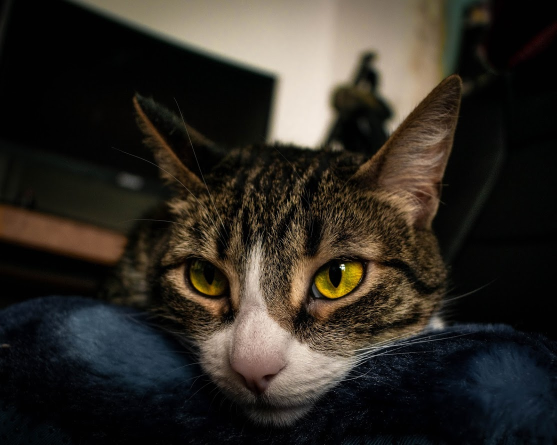
#> input picture images/coyoya.jpg, 1113 x 890 px (shown at 1/2 size)
$ jupyter execute --allow-errors hwk01.ipynb   (shell and % lines are left out)
#> lines starting #> are read from the running program, lines starting #| are printed output that depends on the picture; long printed decimals are rounded
# MAT281 - Tarea 1

## SVD y Gatitos

En este ejercicio utilizaremos la descomposición valor singular con tal de comprimir imágenes, si bien hay algoritmos mucho mejores para esto, será un ejercicio muy ilustrativo.

### Recuerdo

La descomposición SVD de una matriz $A$ de tamaño $m \times n$ posee la siguiente forma
$$
A = U \Sigma V^H
$$
donde $\Sigma$ es diagonal $m \times n$, mientras que $U$ y $V$ son matrices unitarias $m \times m$ and $n \times n$, respectivamente. Los elementos diagonales de $\Sigma$ son no-negativos y aquellos valores positivos son llamados **valores singulares** de $A$. Como convención los valores singulares se listan en orden decreciente a lo largo de la diagonal. Las columnas de $U$ y $V$ son llamadas **vectores singulares** izquierdos y derechos respectivamente.

PD: Recuerda que $A^H = \bar{A}^\top$, es decir, la matriz traspuesta de la matriz conjugada.

[cell 1]
import numpy as np
from scipy.linalg import svd
from scipy import linalg

np.random.seed(42)  # Para reproducibilidad de resultados

Por ejemplo para una matriz de $2 \times 2$:

[cell 2]
A = np.array([[0.1, 0.5], [0.4, 0.8]])
u, s, vh = svd(A)
print("Matriz A")
print(A)
print()
print("Matriz u")
print(u)
print()
print("Matriz s")
print(s)
print()
print("Matriz vh")
print(vh)

#### Ejercicio 1

(5 puntos)

Define la función `svd_validaton` tal que:

1. El _input_ sea un arreglo bidimensional `A` de tamaño $m \times n$.
2. Obtenga la descomposición valor singular de `A`.
3. Retorne `True` o `False` si es que se cumple la igualdad
$$
A = \sum_{l=1}^{\min(m, n)} \sigma_l \; u_l v_l^H,
$$
donde $\sigma_l$ corresponden a los valores singulares de $A$, mientras que $u_i$ y $v_j$ a las columnas de $U$ y $V$ respectivamente. Hint: Utiliza `np.allclose` con la tolerancia por defecto.

[cell 3]
def svd_validation(A):
    u, s, vh = svd(A)
    a=0
    for i in range(min(A.shape)-1):
        a= s[i]*np.array([u.T[i]]).T@ np.array([vh[i]]) + a
    return np.allclose(A,a)

[cell 4]
A_test = np.random.randint(100, size=(20, 5))
svd_validation(A_test)

### Geometría

Considerar una matriz `A` como un operador lineal tiene una interpretación geométrica muy sencilla, transforma una (hyper)-esfera en una (hyper)-elipse. Por ejemplo, consideremos una esfera unitaria en $\mathbb{R}^2$.

[cell 5]
import matplotlib.pyplot as plt

[cell 6]
def show_circle(circle):
    plt.plot(circle[0, :], circle[1, :])
    plt.axis('image');

[cell 7]
t = np.linspace(0, 3.5 * np.pi , num=300)
l = np.linspace(-1, 1, num=10)
z = np.zeros_like(l)
circle = np.array(
    [
        np.concatenate([l, np.cos(t), z]),
        np.concatenate([z, np.sin(t), l])
    ]
)

show_circle(circle)

Luego, al utilizar `A` como un operador lineal, es decir $A C$.

[cell 8]
print(A)

[cell 9]
show_circle(A @ circle)
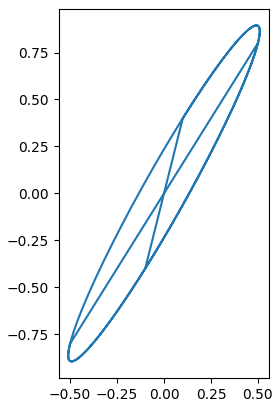
#> figure drawn by matplotlib, 1 panel

#### Ejercicio 2

(5 puntos)

* Obtén la descomposición SVD de $A$, tal que $A = U \Sigma V^H$.
* Grafica el resultado de aplicar los siguientes operadores lineales a la circunferencia unitaria:
    - $U$
    - $\Sigma$
    - $V^H$
* Explica con tus palabras la transformación de la circunferencia unitaria luego de aplicar los operadores anteriores, ¿Influye en algo que $U$ y $V$ sean unitarias?
* ¿Qué relación tienen los operadores anteriores respecto a aplicar el operador lineal $A$?

[cell 10]
u, s, vh = svd(A)
M,N = A.shape
Sig = linalg.diagsvd(s,M,N)

[cell 11]
show_circle(u @ circle)

[cell 12]
show_circle(np.array([[s[0], 0], [0 , s[1]]] @ circle))
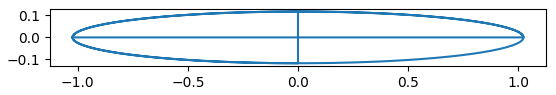
#> figure drawn by matplotlib, 1 panel

[cell 13]
show_circle(vh @ circle)

[cell 14]
show_circle(2*vh @ circle)  # En azul si el det=! 1.
show_circle(u@Sig@vh @ circle)  #Naranjo aplicando A como la descomposición svd
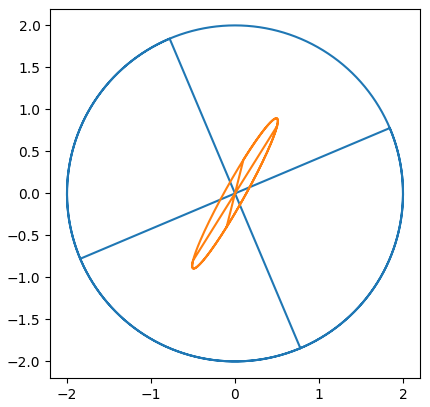
#> figure drawn by matplotlib, 1 panel

__Respuesta:__ Podemos decir que U y V rotan la circunferencia unitaria y S la vuelve una elipse; además podemos ver que si U y V no fueran unitarios influiria en que el resultado no sería una circunferencia unitaria.

__Respuesta:__ Como son descomposición de A, si se aplican paso a paso cada uno de los operadores se puede obtener la misma figura.

### Aproximación Rango Menor

Existen muchas maneras de expresar una matriz como una suma de matrices de menor rango, por ejemplo:

$$
\begin{bmatrix}
a & b \\
c & d
\end{bmatrix}
=
\begin{bmatrix}
a & 0 \\ 0 & 0
\end{bmatrix}
+
\begin{bmatrix}
0 & b \\ 0 & 0
\end{bmatrix}
+
\begin{bmatrix}
0 & 0 \\ c & 0
\end{bmatrix}
+
\begin{bmatrix}
0 & 0 \\ 0 & d
\end{bmatrix}.
$$

Cada una de las matrices del lado derecho pueden tener rango a lo más 1.

En el primer ejercicio demostraste que la descomposición SVD $A$ puede ser expresada como una suma de matrices. Sin embargo, cada una de estas matrices tiene rango 1! Esto pues cada una de estas matrices se forma a partir de los productos externos entre los vectores $u_l$ y $v_l$, es decir $u_l v_l^H$.

La pregunta natural es:

_¿Cómo obtener una buena aproximación de $A$ utilizando matrices de rango muy bajo?_

Bueno, aquí va un teorema.

__Teorema 1:__

Sea $A$ matriz de tamaño $m \times n$. Para cualquier $0 \le \ell \le r = \text{rank}(A)$, se define la matriz
$$
A_\ell = \sum_{j=1}^{\ell} \sigma_j u_j v_j^*,
$$
utilizando los valores singulares $\sigma_j$ y los vectores singulares (izquierdos y derechos) $u_j, v_j$ de $A$,  i.e., $A_\ell$ se compone de la suma de los primeros $\ell$ términos de la descomposición SVD escrita como una suma de productor externos. Luego, el mínimo de  $\| A - B \|_F$ sobre todas las matrices $B$ de tamaño $m \times n$ y rango no mayor a $\ell$ se obtiene por $\| A - A_\ell \|_F$ y el mínimo que se alcanza es  $(\sigma_{\ell+1}^2 + \cdots + \sigma_r^2)^{1/2}$.

Recuerda que la norma de Frobenius se define como

$$
\| A \|_F = \bigg( \sum_{i, j} |A_{ij}|^2 \bigg)^{1/2}.
$$

Motivaremos el ejercicio utilizando imágenes en escala de grises ya que es muy intuitivo, fácil de ver y se puede considerar que la imagen es una matriz.

[cell 15]
from pathlib import Path
from PIL import Image

[cell 16]
# Utilizaremos una foto de una de mis gatitas c:
cat = Image.open(Path().resolve().parent / "images" / "coyoya.jpg").convert('L')
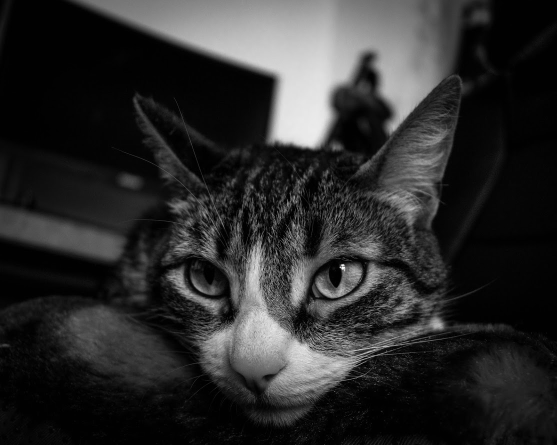
#> cat: PIL image 1113x890 L (shown at 1/2 size); min 0, max 252, mean 44.3
cat

Para convertirla en un numpy array basta con:

[cell 17]
cat_np = np.array(cat)
print(cat_np.shape)
#| (890, 1113)

#### Ejercicio 3

(10 puntos)

Define la función `low_rank_svd_approximation` tal que:

* Los inputs sean $A$ (la imagen convertida un `np.array` de dimensión 2) y un valor entero $\ell$ que represente la cantidad de términos a sumar de la despomposición SVD (respecto al teorema anterior).
* Retorne la aproximación $A_\ell$
* Imprima el error de la aproximación utilizando la norma de Frobenius.

Luego prueba tu función y observa la imagen con distintos valores de $\ell$.

[cell 18]
def low_rank_svd_approximation(A, l):
#> called with l = 10
    u, s, vh = svd(A)
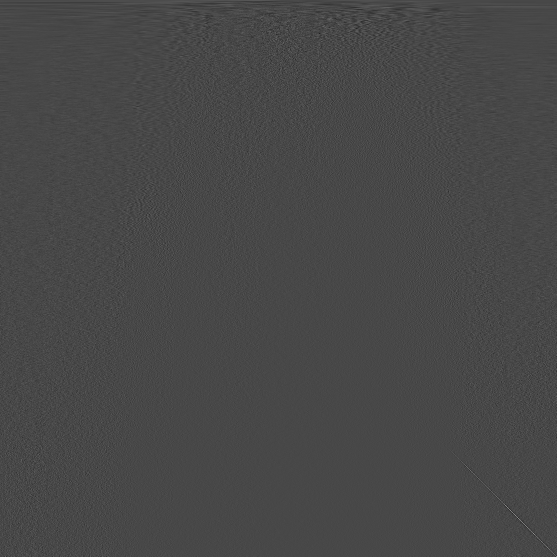
#> vh: shape (1113, 1113) float32 (shown at 1/2 size); min -0.263, max 0.668, mean 3.97e-05; drawn with min black and max white
#> s = 890 values, max 62637.2 at index 0, min 2.25 at index 889, mean 418.9
    a=0
    for i in range(l):
        a= s[i]*np.array([u.T[i]]).T@ np.array([vh[i]]) + a
    print(f"el error es: {linalg.norm((A-a),'fro')} ")
#| el error es: 16044.645
    return a

[cell 19]
cat10 = low_rank_svd_approximation(cat_np, l=10)
plt.imshow(cat10, cmap='gray');

[cell 20]
cat50 = low_rank_svd_approximation(cat_np, l=50)
#| el error es: 8143.293
plt.imshow(cat50, cmap='gray');

#### Ejercicio 4

(15 puntos)

En el ejercicio anterior fijaste un rango máximo y obtuviste la aproximación, sin embargo, en otro contexto, te gustaría fijar una tolerancia de error y obtener la mejor aproximación.

Define la función `low_rank_svd_tol_approximation` tal que:

* Los inputs sean $A$ (la imagen convertida un `np.array` de dimensión 2) y $\varepsilon$ (tolerancia relativa) tal que
$$
\left(\frac{\sigma_{\ell+1}^2 + \cdots + \sigma_r^2}{\sigma_1^2 + \cdots + \sigma_r^2}\right)^{1/2} \le \varepsilon.
$$
* Imprima $\ell(\varepsilon)$, es decir, el mayor rango aproximado de $A$ tal que el error de aproximación sea a lo más $\varepsilon$.
* Retorne la aproximación $A_{\ell(\varepsilon)}$

Luego prueba tu función y observa la imagen con distintos valores de $\varepsilon$.

[cell 21]
# [13 lines of commented-out code are left out]

#> (a cell that did not finish here is left out)

#> (a cell that did not finish here is left out)

#### Ejercicio 5

(5 puntos)

Utilizando alguna imagen de tu preferencia utiliza ambas

[cell 24]
your_img_name = 'JIM.jpg'
your_img = Image.open(Path().resolve().parent / "images" / your_img_name ).convert('L')
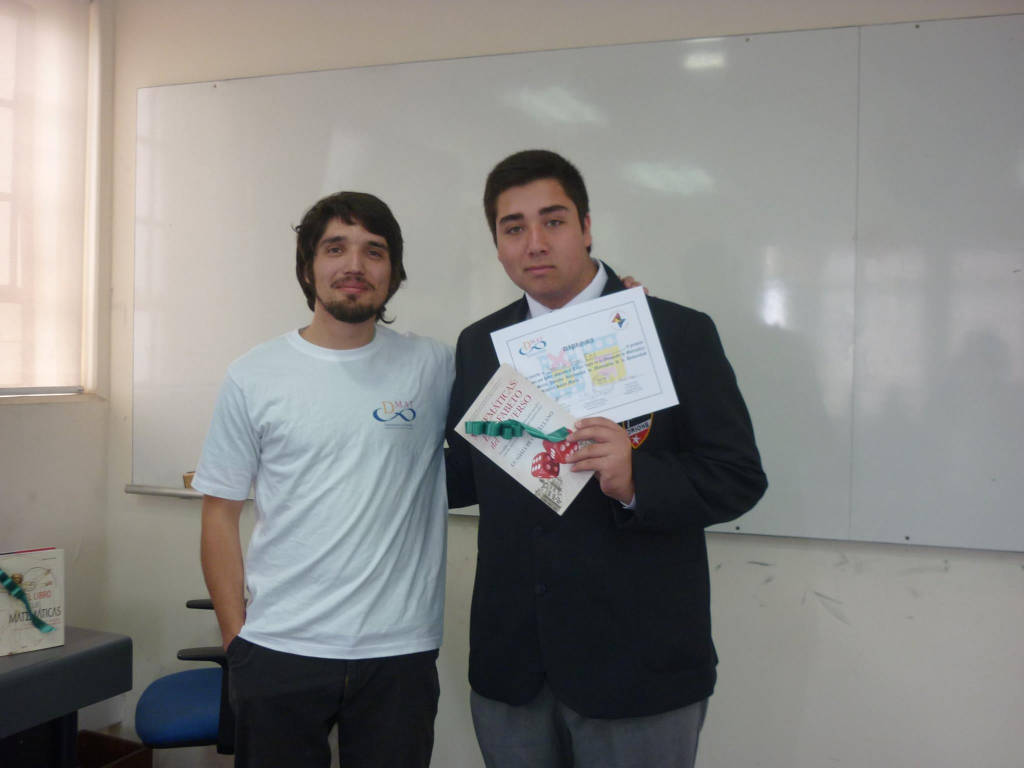
#> input picture images/JIM.jpg, 2048 x 1536 px (shown at 1/2 size)
your_img

[cell 25]
your_img_np = np.array(your_img)

[cell 26]
your_img10 = low_rank_svd_approximation(your_img_np, l=10)
#> call 3 of low_rank_svd_approximation, with l = 10
#> in low_rank_svd_approximation (call 3), `u, s, vh = svd(A)`:
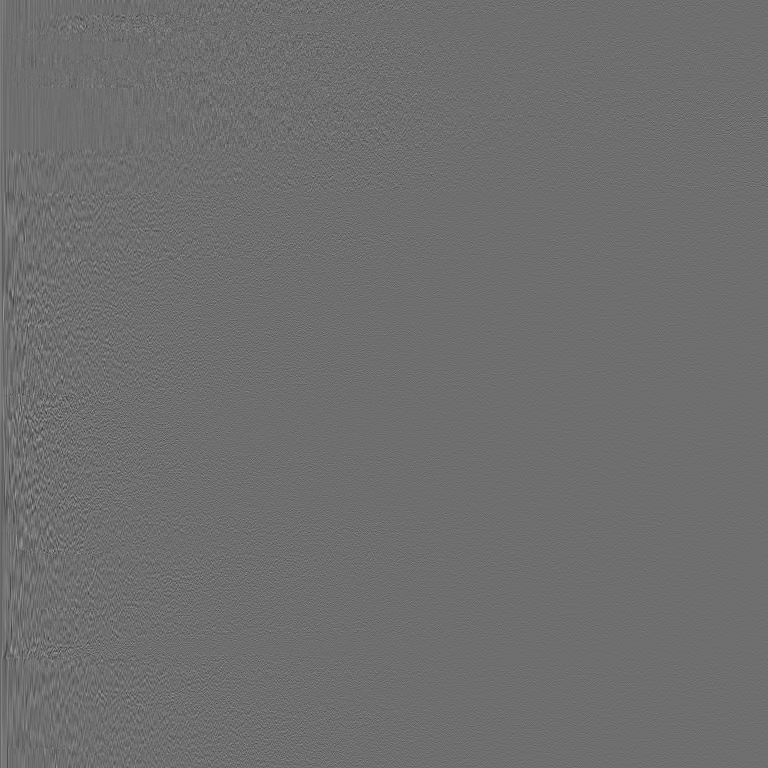
#> u: shape (1536, 1536) float32 (shown at 1/2 size); min -0.186, max 0.242, mean 1.42e-05; drawn with min black and max white
#> in low_rank_svd_approximation (call 3), `u, s, vh = svd(A)`: s = 1536 values, max 249110.1 at index 0, min 1.42 at index 1535, mean 448
#> the loop in low_rank_svd_approximation (call 3), `for i in range(l):` made 10 passes
#> pass 1, in low_rank_svd_approximation (call 3), `a= s[i]*np.array([u.T[i]]).T@ np.array([vh[i]]) + a`:
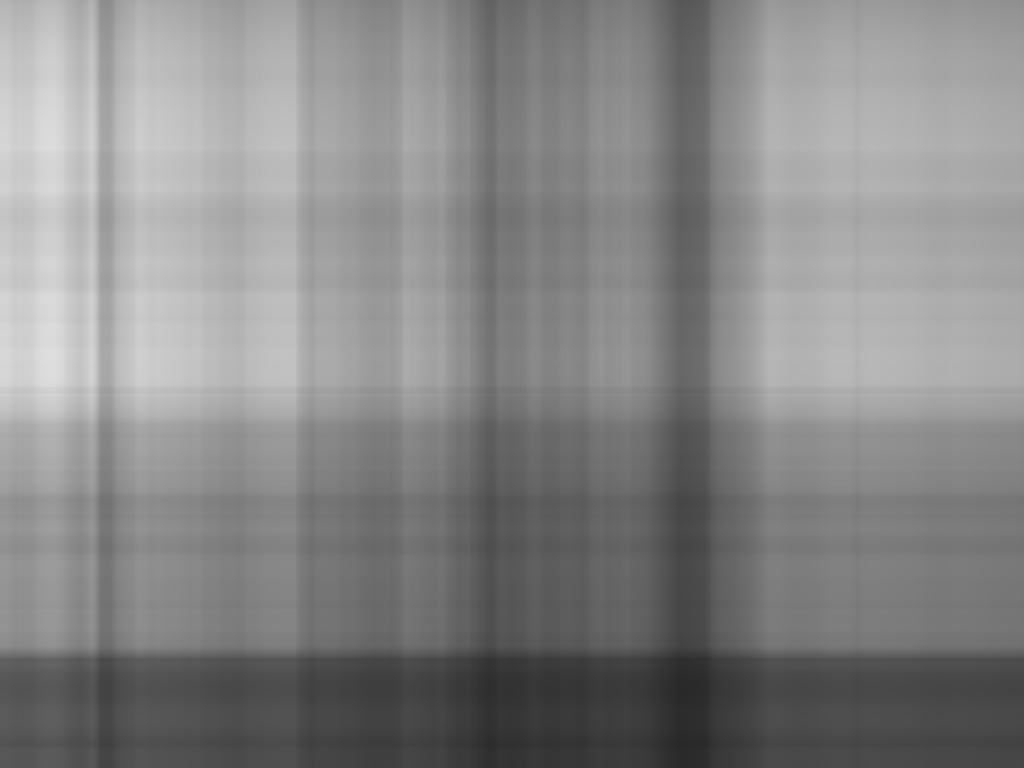
#> a: shape (1536, 2048) float32 (shown at 1/2 size); min 40.06, max 223, mean 134.7
#> after the loop in low_rank_svd_approximation (call 3), `for i in range(l):`:
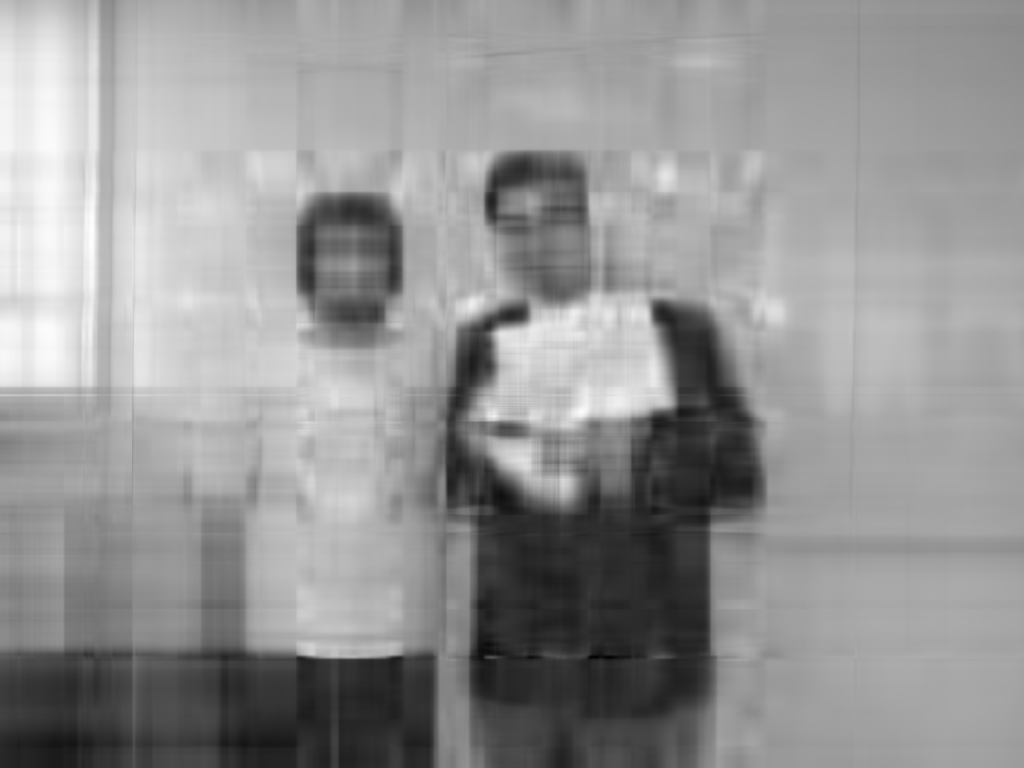
#> a: shape (1536, 2048) float32 (shown at 1/2 size); min -25.85, max 249.3, mean 134.6; drawn with min black and max white
#| el error es: 23007.467
plt.imshow(your_img10, cmap='gray');

[cell 27]
your_img50 = low_rank_svd_approximation(your_img_np, l=20)
#> call 4 of low_rank_svd_approximation, with l = 20
#> after the loop in low_rank_svd_approximation (call 4), `for i in range(l):`:
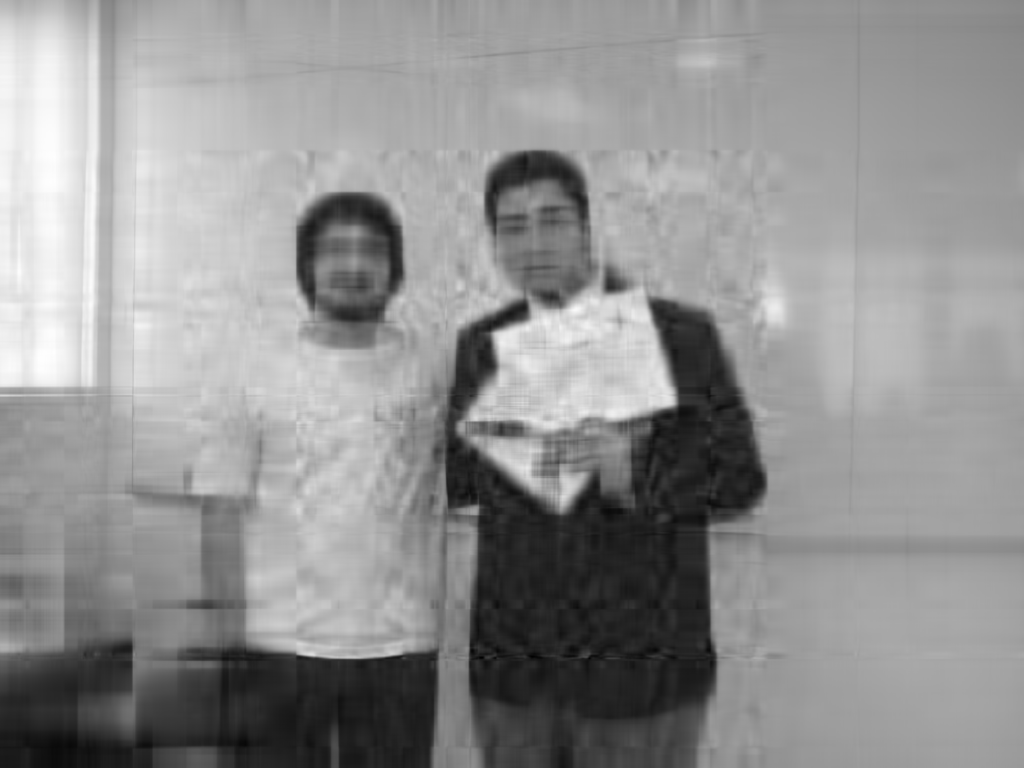
#> a: shape (1536, 2048) float32 (shown at 1/2 size); min -13.63, max 246.3, mean 134.6; drawn with min black and max white
#| el error es: 15552.551
plt.imshow(your_img50, cmap='gray');

#> (a cell that did not finish here is left out)

#> (a cell that did not finish here is left out)

[cell 30]
np.array(your_img).nbytes
#> Out = 3145728
